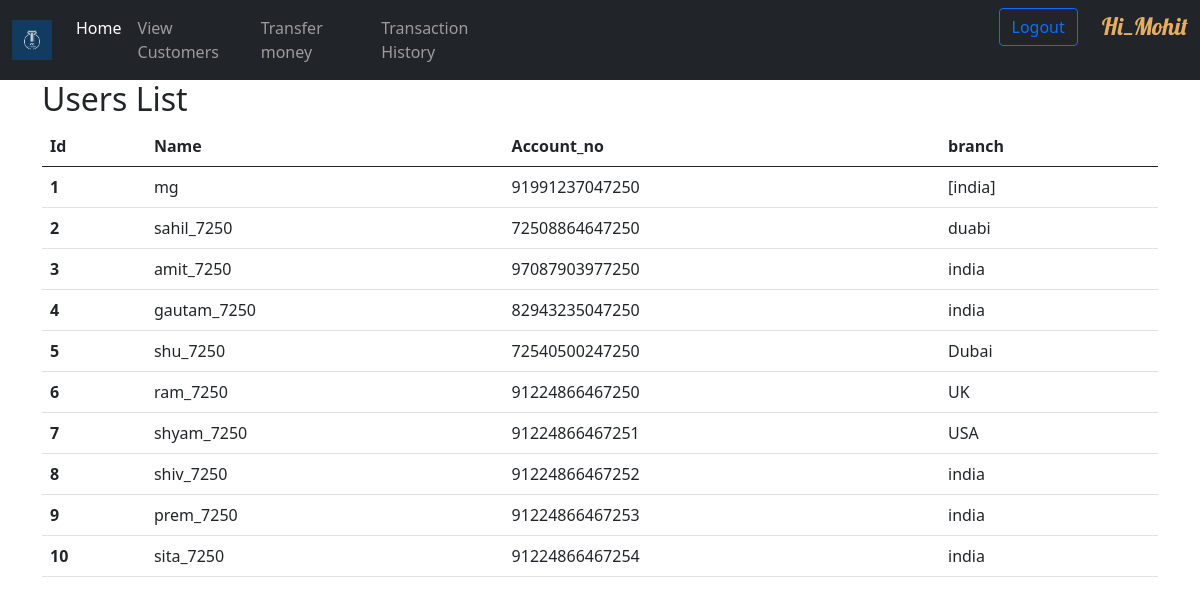
The page /cust.php (signed in) on the database its author committed.
### tables this page shows
CREATE TABLE `users` (
  `id` int(11) NOT NULL,
  `username` varchar(256) DEFAULT NULL,
  `password` varchar(256) DEFAULT NULL,
  `accountno` varchar(256) DEFAULT NULL,
  `branch` varchar(256) DEFAULT NULL,
  `bal` int(11) DEFAULT NULL,
  `name` varchar(256) DEFAULT NULL
);

### cust.php (the view, shortened to what this page needs)
<?php
require("config.php");
$sql="select * from users";
$result=mysqli_query($conn,$sql);
$count=mysqli_num_rows($result);
if($count){
?>
<!DOCTYPE html>
<html lang="en">
<head>
  <link href="https://cdn.jsdelivr.net/npm/bootstrap@5.0.2/dist/css/bootstrap.min.css" rel="stylesheet"
>
    <link rel="stylesheet" href="style.css">
</head>
<body>
<?php
  include("nav.php");
  ?>
  <div class="bs-example">
    <div class="container">
      <div class="row">
        <div class="col-md-12">
          <div class="page-header clearfix">
            <h2 class="pull-left">Users List</h2>
          </div>
          <table class="table table-hover">
            <thead>
              <tr>
                <th scope="col">Id</th>
                <th scope="col">Name</th>
                <th scope="col">Account_no</th>
                <th scope="col">branch</th>
              </tr>
            </thead>
            <tbody>
              <?php
while($row1 = mysqli_fetch_assoc($result)) {
?>
              <tr>
                <th scope="row">
                  <?php echo $row1['id'];?>
                </th>
                <td>
                  <?php echo $row1["username"]; ?>
                </td>
                <td>
                  <?php echo $row1["accountno"]; ?>
                </td>
                <td>
                  <?php echo $row1["branch"]; ?>
                </td>
              </tr>
                <?php
          }
        ?>
            </tbody>
          </table>
          <?php
          }
 else{
   echo " No recordes Found";
  }
 ?>
        </div>
      </div>
    </div>
  </div>
</body>
</html>

### rows shown on the page
users: id "1", username "mg", accountno "91991237047250", branch "[india]"
users: id "2", username "sahil_7250", accountno "72508864647250", branch "duabi"
users: id "3", username "amit_7250", accountno "97087903977250", branch "india"
users: id "4", username "gautam_7250", accountno "82943235047250", branch "india"
users: id "5", username "shu_7250", accountno "72540500247250", branch "Dubai"
users: id "6", username "ram_7250", accountno "91224866467250", branch "UK"
users: id "7", username "shyam_7250", accountno "91224866467251", branch "USA"
users: id "8", username "shiv_7250", accountno "91224866467252", branch "india"
users: id "9", username "prem_7250", accountno "91224866467253", branch "india"
users: id "10", username "sita_7250", accountno "91224866467254", branch "india"

### other values the page prints
$_SESSION['name'] "Mohit"
